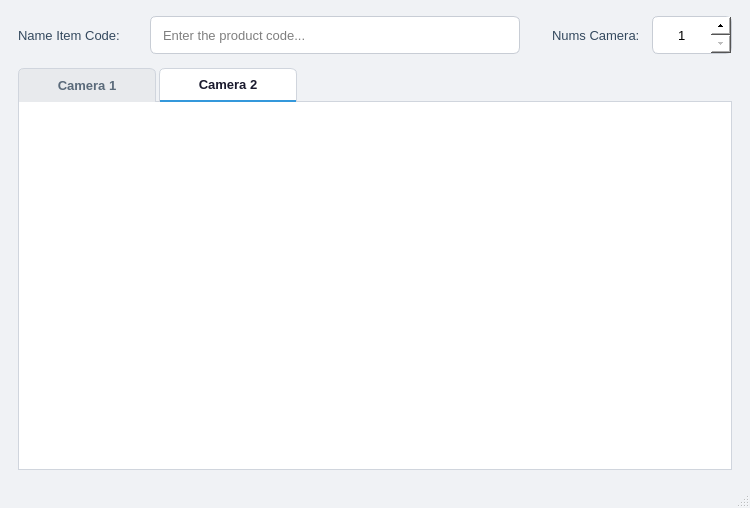
<?xml version="1.0" encoding="UTF-8"?>
<ui version="4.0">
 <class>MainWindow</class>
 <widget class="QMainWindow" name="MainWindow">
  <property name="geometry">
   <rect>
    <x>0</x>
    <y>0</y>
    <width>750</width>
    <height>508</height>
   </rect>
  </property>
  <property name="minimumSize">
   <size>
    <width>560</width>
    <height>420</height>
   </size>
  </property>
  <property name="windowTitle">
   <string>Cấu hình Camera</string>
  </property>
  <property name="styleSheet">
   <string notr="true">
/* ===== Global ===== */
QMainWindow {
    background-color: #f0f2f5;
}
QWidget {
    font-family: &quot;Segoe UI&quot;, &quot;Arial&quot;, sans-serif;
    font-size: 13px;
}

/* ===== GroupBox ===== */
QGroupBox {
    font-size: 13px;
    font-weight: 600;
    color: #1a1a2e;
    border: 1px solid #d0d5dd;
    border-radius: 8px;
    margin-top: 14px;
    padding-top: 18px;
    background-color: #ffffff;
}
QGroupBox::title {
    subcontrol-origin: margin;
    left: 14px;
    padding: 0 8px;
    background-color: #ffffff;
}

/* ===== Labels ===== */
QLabel {
    color: #34495e;
    font-size: 13px;
}

/* ===== Inputs ===== */
QLineEdit, QComboBox, QSpinBox {
    min-height: 30px;
    padding: 3px 10px;
    border: 1px solid #c8cdd5;
    border-radius: 6px;
    background-color: #ffffff;
    selection-background-color: #3498db;
}
QLineEdit:hover, QComboBox:hover, QSpinBox:hover {
    border-color: #3498db;
}
QLineEdit:focus, QComboBox:focus, QSpinBox:focus {
    border: 1.5px solid #2980b9;
}
QComboBox::drop-down {
    border: none;
    width: 26px;
}
QSpinBox::up-button, QSpinBox::down-button {
    width: 20px;
}

/* ===== TabWidget ===== */
QTabWidget::pane {
    border: 1px solid #d0d5dd;
    border-radius: 0 0 8px 8px;
    background-color: #ffffff;
    top: -1px;
}
QTabBar::tab {
    background-color: #e8eaed;
    color: #5a6a7a;
    border: 1px solid #d0d5dd;
    border-bottom: none;
    border-top-left-radius: 6px;
    border-top-right-radius: 6px;
    min-width: 100px;
    padding: 8px 18px;
    margin-right: 3px;
    font-weight: 500;
}
QTabBar::tab:selected {
    background-color: #ffffff;
    color: #1a1a2e;
    font-weight: 600;
    border-bottom: 2px solid #3498db;
}
QTabBar::tab:hover:!selected {
    background-color: #f0f4f8;
    color: #2c3e50;
}
</string>
  </property>
  <widget class="QWidget" name="centralwidget">
   <layout class="QVBoxLayout" name="mainVerticalLayout">
    <property name="spacing">
     <number>14</number>
    </property>
    <property name="leftMargin">
     <number>18</number>
    </property>
    <property name="topMargin">
     <number>16</number>
    </property>
    <property name="rightMargin">
     <number>18</number>
    </property>
    <property name="bottomMargin">
     <number>16</number>
    </property>
    <item>
     <layout class="QHBoxLayout" name="headerLayout">
      <property name="spacing">
       <number>12</number>
      </property>
      <item>
       <widget class="QLabel" name="labelItemCode">
        <property name="minimumSize">
         <size>
          <width>120</width>
          <height>0</height>
         </size>
        </property>
        <property name="text">
         <string>Name Item Code:</string>
        </property>
       </widget>
      </item>
      <item>
       <widget class="QLineEdit" name="lineEdit_name_itemcod">
        <property name="minimumSize">
         <size>
          <width>0</width>
          <height>38</height>
         </size>
        </property>
        <property name="placeholderText">
         <string>Enter the product code...</string>
        </property>
       </widget>
      </item>
      <item>
       <spacer name="headerSpacer">
        <property name="orientation">
         <enum>Qt::Horizontal</enum>
        </property>
        <property name="sizeType">
         <enum>QSizePolicy::Fixed</enum>
        </property>
        <property name="sizeHint" stdset="0">
         <size>
          <width>20</width>
          <height>20</height>
         </size>
        </property>
       </spacer>
      </item>
      <item>
       <widget class="QLabel" name="labelNumsCamera">
        <property name="text">
         <string>Nums Camera:</string>
        </property>
       </widget>
      </item>
      <item>
       <widget class="QSpinBox" name="spinBox_quanty_cam">
        <property name="minimumSize">
         <size>
          <width>80</width>
          <height>38</height>
         </size>
        </property>
        <property name="maximumSize">
         <size>
          <width>90</width>
          <height>16777215</height>
         </size>
        </property>
        <property name="alignment">
         <set>Qt::AlignCenter</set>
        </property>
        <property name="minimum">
         <number>1</number>
        </property>
        <property name="maximum">
         <number>16</number>
        </property>
        <property name="value">
         <number>1</number>
        </property>
       </widget>
      </item>
     </layout>
    </item>
    <item>
     <widget class="QTabWidget" name="tab_camera">
      <property name="currentIndex">
       <number>1</number>
      </property>
      <property name="documentMode">
       <bool>false</bool>
      </property>
      <property name="tabsClosable">
       <bool>false</bool>
      </property>
      <property name="movable">
       <bool>false</bool>
      </property>
      <widget class="QWidget" name="tabCamera1">
       <attribute name="title">
        <string>Camera 1</string>
       </attribute>
       <layout class="QVBoxLayout" name="layoutCamera1">
        <property name="spacing">
         <number>12</number>
        </property>
        <property name="leftMargin">
         <number>14</number>
        </property>
        <property name="topMargin">
         <number>14</number>
        </property>
        <property name="rightMargin">
         <number>14</number>
        </property>
        <property name="bottomMargin">
         <number>14</number>
        </property>
       </layout>
      </widget>
      <widget class="QWidget" name="tabCamera2">
       <attribute name="title">
        <string>Camera 2</string>
       </attribute>
       <layout class="QVBoxLayout" name="layoutCamera2">
        <property name="spacing">
         <number>12</number>
        </property>
        <property name="leftMargin">
         <number>14</number>
        </property>
        <property name="topMargin">
         <number>14</number>
        </property>
        <property name="rightMargin">
         <number>14</number>
        </property>
        <property name="bottomMargin">
         <number>14</number>
        </property>
       </layout>
      </widget>
     </widget>
    </item>
   </layout>
  </widget>
  <widget class="QStatusBar" name="statusbar"/>
 </widget>
 <resources/>
 <connections/>
</ui>
